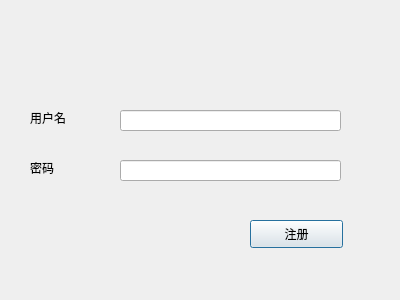
<?xml version="1.0" encoding="UTF-8"?>
<ui version="4.0">
 <class>SignupDlg</class>
 <widget class="QDialog" name="SignupDlg">
  <property name="geometry">
   <rect>
    <x>0</x>
    <y>0</y>
    <width>400</width>
    <height>300</height>
   </rect>
  </property>
  <property name="windowTitle">
   <string>Dialog</string>
  </property>
  <widget class="QLineEdit" name="userName_lineEdit">
   <property name="geometry">
    <rect>
     <x>120</x>
     <y>110</y>
     <width>221</width>
     <height>21</height>
    </rect>
   </property>
  </widget>
  <widget class="QLabel" name="userName_lb">
   <property name="geometry">
    <rect>
     <x>30</x>
     <y>110</y>
     <width>72</width>
     <height>15</height>
    </rect>
   </property>
   <property name="text">
    <string>用户名</string>
   </property>
  </widget>
  <widget class="QPushButton" name="signUp_btn">
   <property name="geometry">
    <rect>
     <x>250</x>
     <y>220</y>
     <width>93</width>
     <height>28</height>
    </rect>
   </property>
   <property name="text">
    <string>注册</string>
   </property>
  </widget>
  <widget class="QLabel" name="label">
   <property name="geometry">
    <rect>
     <x>30</x>
     <y>160</y>
     <width>72</width>
     <height>15</height>
    </rect>
   </property>
   <property name="text">
    <string>密码</string>
   </property>
  </widget>
  <widget class="QLineEdit" name="password_le">
   <property name="geometry">
    <rect>
     <x>120</x>
     <y>160</y>
     <width>221</width>
     <height>21</height>
    </rect>
   </property>
  </widget>
 </widget>
 <resources/>
 <connections/>
</ui>
